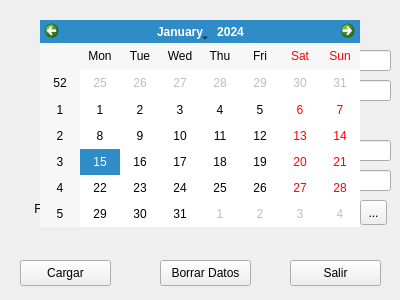
   <widget class="QWidget" name="WAltaUsuario" native="true">
    <property name="geometry">
     <rect>
      <x>0</x>
      <y>2000</y>
      <width>400</width>
      <height>300</height>
     </rect>
    </property>
    <property name="minimumSize">
     <size>
      <width>400</width>
      <height>300</height>
     </size>
    </property>
    <property name="maximumSize">
     <size>
      <width>400</width>
      <height>300</height>
     </size>
    </property>
    <widget class="QLabel" name="lblAltaUsuario_2">
     <property name="geometry">
      <rect>
       <x>70</x>
       <y>20</y>
       <width>231</width>
       <height>20</height>
      </rect>
     </property>
     <property name="text">
      <string>Datos del Nuevo Empleado</string>
     </property>
     <property name="alignment">
      <set>Qt::AlignCenter</set>
     </property>
    </widget>
    <widget class="QLabel" name="lblAltaNombre_2">
     <property name="geometry">
      <rect>
       <x>0</x>
       <y>50</y>
       <width>131</width>
       <height>17</height>
      </rect>
     </property>
     <property name="text">
      <string>Nombre:</string>
     </property>
     <property name="alignment">
      <set>Qt::AlignRight|Qt::AlignTrailing|Qt::AlignVCenter</set>
     </property>
    </widget>
    <widget class="QLabel" name="lblAltaApellido_2">
     <property name="geometry">
      <rect>
       <x>0</x>
       <y>80</y>
       <width>131</width>
       <height>17</height>
      </rect>
     </property>
     <property name="text">
      <string>Apellido:</string>
     </property>
     <property name="alignment">
      <set>Qt::AlignRight|Qt::AlignTrailing|Qt::AlignVCenter</set>
     </property>
    </widget>
    <widget class="QLabel" name="lblAltaCategoria_2">
     <property name="geometry">
      <rect>
       <x>0</x>
       <y>110</y>
       <width>131</width>
       <height>17</height>
      </rect>
     </property>
     <property name="text">
      <string>Categoria: </string>
     </property>
     <property name="alignment">
      <set>Qt::AlignRight|Qt::AlignTrailing|Qt::AlignVCenter</set>
     </property>
    </widget>
    <widget class="QLabel" name="lblAltaUser_2">
     <property name="geometry">
      <rect>
       <x>0</x>
       <y>140</y>
       <width>131</width>
       <height>17</height>
      </rect>
     </property>
     <property name="text">
      <string>Usuario:</string>
     </property>
     <property name="alignment">
      <set>Qt::AlignRight|Qt::AlignTrailing|Qt::AlignVCenter</set>
     </property>
    </widget>
    <widget class="QLabel" name="lblAltaPass_2">
     <property name="geometry">
      <rect>
       <x>0</x>
       <y>170</y>
       <width>131</width>
       <height>17</height>
      </rect>
     </property>
     <property name="text">
      <string>Contraseña:</string>
     </property>
     <property name="alignment">
      <set>Qt::AlignRight|Qt::AlignTrailing|Qt::AlignVCenter</set>
     </property>
    </widget>
    <widget class="QLabel" name="lblAltaFechIngreso_2">
     <property name="geometry">
      <rect>
       <x>0</x>
       <y>200</y>
       <width>131</width>
       <height>17</height>
      </rect>
     </property>
     <property name="text">
      <string>Fecha de Ingreso:</string>
     </property>
     <property name="alignment">
      <set>Qt::AlignRight|Qt::AlignTrailing|Qt::AlignVCenter</set>
     </property>
    </widget>
    <widget class="QLineEdit" name="LedAltaNombre_2">
     <property name="geometry">
      <rect>
       <x>140</x>
       <y>50</y>
       <width>251</width>
       <height>21</height>
      </rect>
     </property>
     <property name="cursorPosition">
      <number>0</number>
     </property>
    </widget>
    <widget class="QLineEdit" name="LedAltaApellido_2">
     <property name="geometry">
      <rect>
       <x>140</x>
       <y>80</y>
       <width>251</width>
       <height>21</height>
      </rect>
     </property>
    </widget>
    <widget class="QLineEdit" name="LedAltaFechIngreso_2">
     <property name="geometry">
      <rect>
       <x>140</x>
       <y>200</y>
       <width>211</width>
       <height>21</height>
      </rect>
     </property>
    </widget>
    <widget class="QLineEdit" name="LedAltaUser_2">
     <property name="geometry">
      <rect>
       <x>140</x>
       <y>140</y>
       <width>251</width>
       <height>21</height>
      </rect>
     </property>
    </widget>
    <widget class="QLineEdit" name="LedAltaPass_2">
     <property name="geometry">
      <rect>
       <x>140</x>
       <y>170</y>
       <width>251</width>
       <height>21</height>
      </rect>
     </property>
    </widget>
    <widget class="QRadioButton" name="RBtnRepositor_2">
     <property name="geometry">
      <rect>
       <x>140</x>
       <y>110</y>
       <width>111</width>
       <height>22</height>
      </rect>
     </property>
     <property name="text">
      <string>Repositor</string>
     </property>
     <property name="checked">
      <bool>true</bool>
     </property>
    </widget>
    <widget class="QRadioButton" name="RBtnVendedor_2">
     <property name="geometry">
      <rect>
       <x>260</x>
       <y>110</y>
       <width>111</width>
       <height>22</height>
      </rect>
     </property>
     <property name="text">
      <string>Vendedor</string>
     </property>
    </widget>
    <widget class="QToolButton" name="TBtnAltaFecha_2">
     <property name="geometry">
      <rect>
       <x>360</x>
       <y>200</y>
       <width>27</width>
       <height>25</height>
      </rect>
     </property>
     <property name="text">
      <string>...</string>
     </property>
    </widget>
    <widget class="QPushButton" name="BtnCargarUsr_2">
     <property name="geometry">
      <rect>
       <x>20</x>
       <y>260</y>
       <width>91</width>
       <height>26</height>
      </rect>
     </property>
     <property name="text">
      <string>Cargar</string>
     </property>
    </widget>
    <widget class="QPushButton" name="BtnBorrarDatos_2">
     <property name="geometry">
      <rect>
       <x>160</x>
       <y>260</y>
       <width>91</width>
       <height>26</height>
      </rect>
     </property>
     <property name="text">
      <string>Borrar Datos</string>
     </property>
    </widget>
    <widget class="QPushButton" name="BtnSalirAlta_2">
     <property name="geometry">
      <rect>
       <x>290</x>
       <y>260</y>
       <width>91</width>
       <height>26</height>
      </rect>
     </property>
     <property name="text">
      <string>Salir</string>
     </property>
    </widget>
    <widget class="QCalendarWidget" name="CalAlta_2">
     <property name="enabled">
      <bool>true</bool>
     </property>
     <property name="geometry">
      <rect>
       <x>40</x>
       <y>20</y>
       <width>320</width>
       <height>207</height>
      </rect>
     </property>
     <property name="inputMethodHints">
      <set>Qt::ImhNone</set>
     </property>
     <property name="gridVisible">
      <bool>false</bool>
     </property>
     <property name="selectionMode">
      <enum>QCalendarWidget::SingleSelection</enum>
     </property>
     <property name="navigationBarVisible">
      <bool>true</bool>
     </property>
     <property name="dateEditEnabled">
      <bool>true</bool>
     </property>
    </widget>
   </widget>
